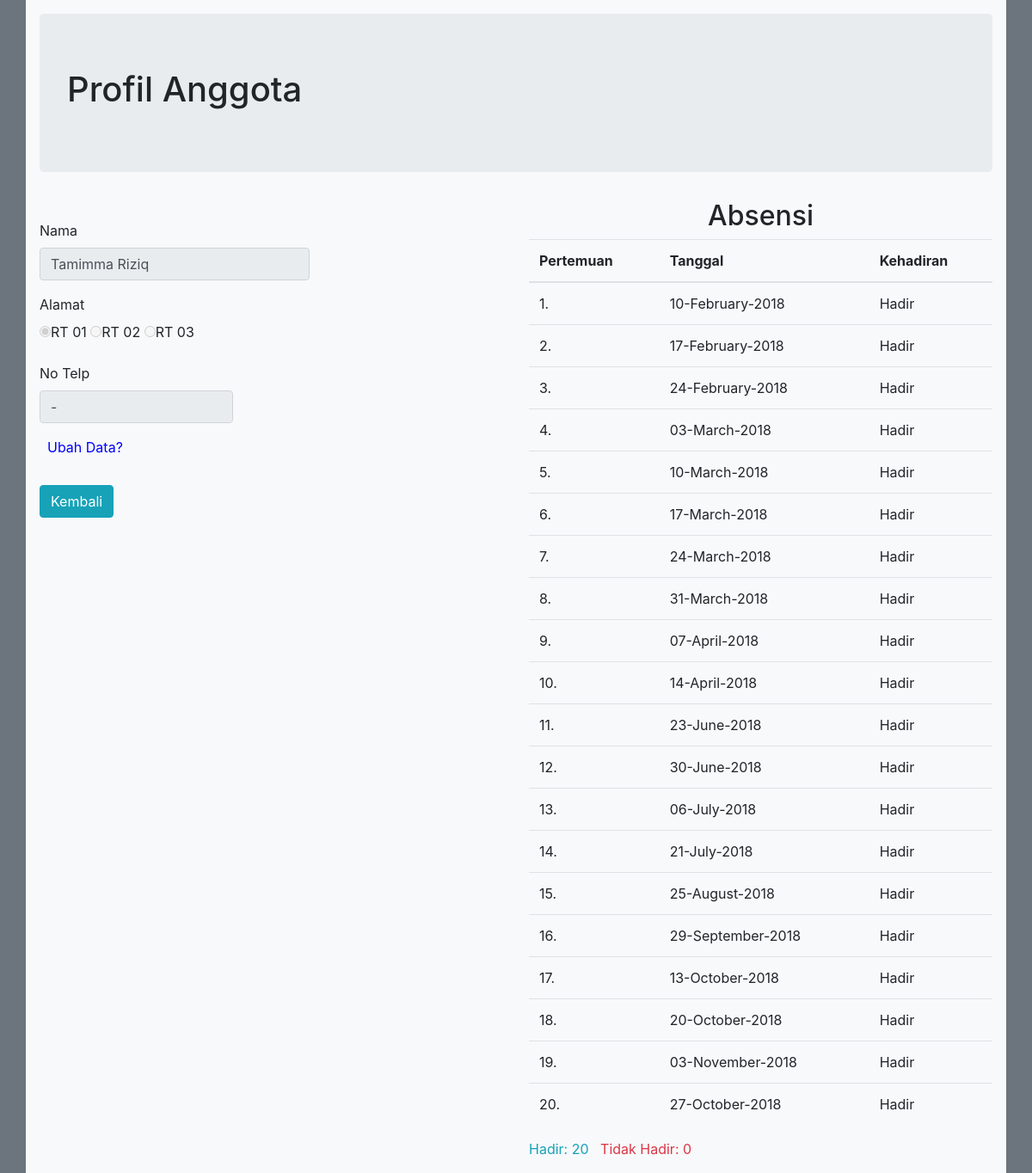
/Absensi/profil/6, run on the app's committed database.
### tables this page shows
CREATE TABLE `tbl_anggota` (
  `id` int(11) NOT NULL AUTO_INCREMENT,
  `nama` varchar(45) NOT NULL,
  `alamat` text NOT NULL,
  `notelp` varchar(13) NOT NULL,
  `foto` varchar(255) DEFAULT NULL,
  PRIMARY KEY (`id`)
);

CREATE TABLE `tbl_kehadiran` (
  `id_tgl` int(11) NOT NULL,
  `id` int(11) NOT NULL,
  `tanggal` date NOT NULL,
  `hadir` enum('Hadir','Alpha') NOT NULL,
  `id_muhadir` varchar(50) NOT NULL DEFAULT '',
  KEY `ID` (`id`)
);

### application/controllers/Absensi.php (called while the page is built, shortened)
<?php
class Absensi extends CI_Controller{
    public function __construct(){
        $this->load->model('absensi_model');
        $this->load->library('Pdf');
    }
    public function profil($id){
        $anggota = $this->absensi_model->GetWhere('tbl_anggota', array('id' => $id));
        $absensi = $this->absensi_model->query("SELECT *, DATE_FORMAT(tanggal,'%d-%M-%Y') as tanggal
                                                FROM tbl_anggota a, tbl_kehadiran b
                                                WHERE a.id=$id AND b.id=$id");
        $data = array(
            'id' => $anggota[0]['id'],
            'nama' => $anggota[0]['nama'],
            'alamat' => $anggota[0]['alamat'],
            'notelp' => $anggota[0]['notelp'],
            'foto' => $anggota[0]['foto'],
            'absensi' => $absensi
            );
        $this->load->view('profil_anggota', $data);
    }
}

### index.php (called while the page is built, shortened)
<?php
require_once BASEPATH.'core/CodeIgniter.php';

### application/models/Absensi_model.php (called while the page is built, shortened)
<?php
class Absensi_model extends CI_Model{
    public function query($query){
        $res=$this->db->query($query);
        return $res->result_array();
    }
}

### application/views/profil_anggota.php (the view, shortened to what this page needs)
<!DOCTYPE html>
<html>
<head>
    <link rel="stylesheet" href="https://maxcdn.bootstrapcdn.com/bootstrap/4.0.0/css/bootstrap.min.css">
</head>
<body class="bg-secondary">
	<div class="container bg-light" style="padding: 16px">
		<div class="jumbotron">
			<h1 id="">Profil Anggota</h1>
		</div>
        <div class="row">
            <div class="col-lg-6">
                <div class="text-center">
                </div>
                <form method="post" action="<?php echo base_url('index.php/Absensi/update'); ?>">
                <div class="form-group">
                    <label for="Nama">Nama</label>
                    <input name="nama" type="text" class="form-control col-sm-7 enable" id="nama" value="<?=$nama; ?>"disabled>
                </div>
                <div class="form-group">
                    <label for="alamat">Alamat</label><br>
                    <label class="radio-inline"><input class="enable" type="radio" name="alamat" value="RT 01" disabled<?php echo set_radio('alamat', 'RT 01', ($alamat == "RT 01")? true : false); ?>>RT 01</label>
                    <label class="radio-inline"><input class="enable" type="radio" name="alamat" value="RT 02" disabled<?php echo set_radio('alamat', 'RT 02', ($alamat == "RT 02")? true : false); ?>>RT 02</label>
                    <label class="radio-inline"><input class="enable" type="radio" name="alamat" value="RT 03" disabled<?php echo set_radio('alamat', 'RT 03', ($alamat == "RT 03")? true : false); ?>>RT 03</label>
                </div>
                <div class="form-group">
                    <label for="notelp">No Telp</label>
                    <input name="notelp" type="text" class="form-control col-sm-5 enable" id="notelp" value="<?=$notelp; ?>" disabled>
                </div>
                    <span id="ubah">Ubah Data?</span>
                </form>
                <a class="btn btn-info" href="<?= site_url('Absensi/daftar_anggota'); ?>" style="margin-top: 32px">Kembali</a>
             </div>
        <div class="col-lg-6">
            <h2 class="text-center">Absensi</h2>
               <table class="table">
                   <thead>
                        <th>Pertemuan</th>
                       <th>Tanggal</th>
                       <th>Kehadiran</th>
                   </thead>
                   <tbody>
                    <?php $no = 1; $hadir = 0; $alpha = 0 ?>
                    <?php foreach ($absensi as $rekord) { ?>
                       <?php if($rekord['hadir'] == "Alpha"){ ?>
                       <tr class="bg-danger text-light">
                            <td><?=$no.".";?></td>
                           <td><?=$rekord['tanggal'];?></td>
                           <td><?=$rekord['hadir'];?></td>
                       </tr>
                       <?php $alpha++; $no++; ?>
                       <?php }else{ ?>
                            <tr>
                            <td><?=$no.".";?></td>
                           <td><?=$rekord['tanggal'];?></td>
                           <td><?=$rekord['hadir'];?></td>
                       </tr>
                       <?php $hadir++; $no++; ?>
                        <?php } ?>
                    <?php } ?>
                   </tbody>
               </table>
               <span class="text-info">Hadir: <?=$hadir;?></span> &nbsp;  <span class="text-danger">Tidak Hadir: <?=$alpha;?></span>
        </div>
    </div>
</div>
</body>
</html>

### application/views/profil_anggota.php (style rules this page uses)
#ubah { color: blue; }

### data on the page
tbl_anggota: tanggal "10-February-2018", tbl_kehadiran.hadir "Hadir", tanggal "17-February-2018", tanggal "24-February-2018", tanggal "03-March-2018", tanggal "10-March-2018", tanggal "17-March-2018", tanggal "24-March-2018", tanggal "31-March-2018", tanggal "07-April-2018", tanggal "14-April-2018", tanggal "23-June-2018", tanggal "30-June-2018", tanggal "06-July-2018", tanggal "21-July-2018", tanggal "25-August-2018", tanggal "29-September-2018", tanggal "13-October-2018", tanggal "20-October-2018", tanggal "03-November-2018", tanggal "27-October-2018"

### other printed values
$hadir "20"
$alpha "0"
